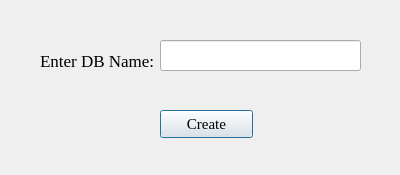
<?xml version="1.0" encoding="UTF-8"?>
<ui version="4.0">
 <class>Dialog</class>
 <widget class="QDialog" name="Dialog">
  <property name="geometry">
   <rect>
    <x>0</x>
    <y>0</y>
    <width>400</width>
    <height>175</height>
   </rect>
  </property>
  <property name="windowTitle">
   <string>Create Database</string>
  </property>
  <property name="styleSheet">
   <string notr="true">fomt-size:15px; font-family:Times New Roman</string>
  </property>
  <widget class="QLabel" name="label">
   <property name="geometry">
    <rect>
     <x>40</x>
     <y>50</y>
     <width>121</width>
     <height>21</height>
    </rect>
   </property>
   <property name="styleSheet">
    <string notr="true">font-size:17px; font-family:Times New Roman</string>
   </property>
   <property name="text">
    <string>Enter DB Name:</string>
   </property>
  </widget>
  <widget class="QLineEdit" name="lineEdit">
   <property name="geometry">
    <rect>
     <x>160</x>
     <y>40</y>
     <width>201</width>
     <height>31</height>
    </rect>
   </property>
  </widget>
  <widget class="QPushButton" name="pushButton">
   <property name="geometry">
    <rect>
     <x>160</x>
     <y>110</y>
     <width>93</width>
     <height>28</height>
    </rect>
   </property>
   <property name="styleSheet">
    <string notr="true">font-size:15px; font-family:Times New Roman</string>
   </property>
   <property name="text">
    <string>Create</string>
   </property>
  </widget>
 </widget>
 <resources/>
 <connections/>
</ui>
